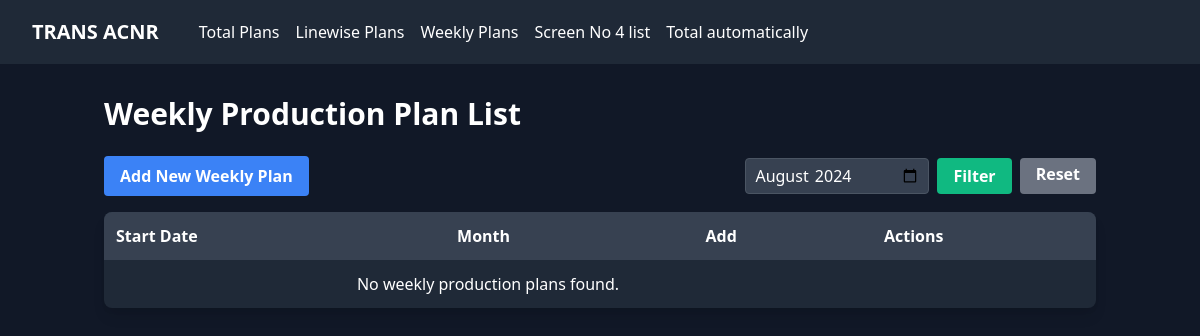
Before: /screen/weekly/ with the older database file.
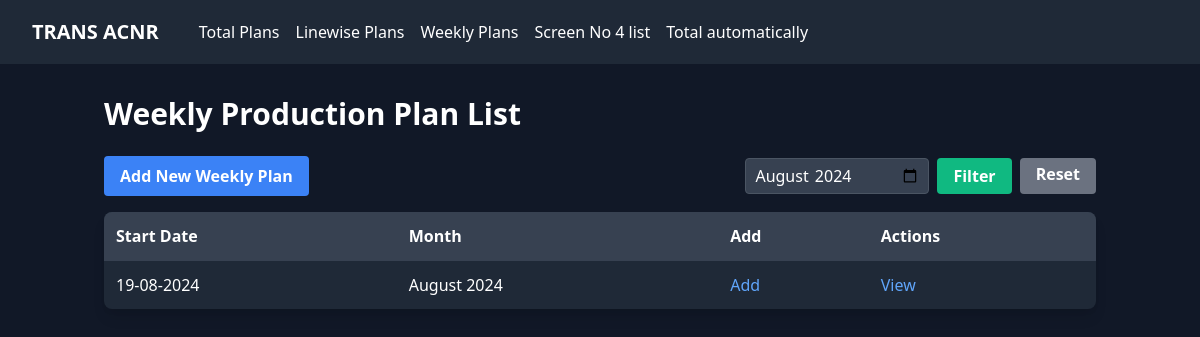
After: the same page with the newer database file.
### screen_app/form_models.py (models this page shows, shortened)
class WeeklyProductionPlan(models.Model):
    start_date = models.DateField()
    @property
    def month(self):
        return self.start_date.strftime('%B %Y')  # e.g., 'August 2024'

### screen_app/views.py (the view)
# urls.py: path('weekly/', WeeklyProductionPlanListView.as_view(), name='weekly_production_plan_list'),
class WeeklyProductionPlanListView(ListView):
    model = WeeklyProductionPlan
    template_name = 'weekly/production_plan_list.html'
    context_object_name = 'plans'
    paginate_by = 10
    def get_queryset(self):
        queryset = super().get_queryset()
        month = self.request.GET.get('month')
        if month:
            try:
                month_date = datetime.strptime(month, "%Y-%m")
                queryset = queryset.filter(start_date__year=month_date.year, start_date__month=month_date.month)
            except ValueError:
                pass
        return queryset
    def get_context_data(self, **kwargs):
        context = super().get_context_data(**kwargs)
        context['current_month'] = self.request.GET.get('month', datetime.now().strftime("%Y-%m"))
        return context

### screen_app/templates/weekly/production_plan_list.html (shortened to what this page needs)
{% extends 'base.html' %}
{% block content %}
<h1 class="text-3xl font-bold mb-6 text-white">Weekly Production Plan List</h1>
<div class="mb-4 flex flex-col sm:flex-row justify-between items-center space-y-4 sm:space-y-0">
    <a href="{% url 'add_weekly_production_plan' %}" class="bg-blue-500 hover:bg-blue-600 text-white font-bold py-2 px-4 rounded">
        Add New Weekly Plan
    </a>
    <form method="get" class="flex flex-col sm:flex-row space-y-2 sm:space-y-0 sm:space-x-2">
        <input type="month" name="month" value="{{ current_month }}"
               class="bg-gray-700 text-white border border-gray-600 rounded px-2 py-1 focus:outline-none focus:border-blue-500">
        <button type="submit" class="bg-green-500 hover:bg-green-600 text-white font-bold py-1 px-4 rounded">
            Filter
        </button>
        <a href="{% url 'weekly_production_plan_list' %}" class="bg-gray-500 hover:bg-gray-600 text-white font-bold py-1 px-4 rounded">
            Reset
        </a>
    </form>
</div>
<div class="bg-gray-800 rounded-lg shadow-lg overflow-hidden">
    <table class="w-full">
        <thead>
            <tr class="bg-gray-700">
                <th class="p-3 text-left text-white">Start Date</th>
                <th class="p-3 text-left text-white">Month</th>
                <th class="p-3 text-left text-white">Add </th>
                <th class="p-3 text-left text-white">Actions</th>
            </tr>
        </thead>
        <tbody>
            {% for plan in plans %}
            <tr class="border-t border-gray-700">
                <td class="p-3 text-white">{{ plan.start_date|date:"d-m-Y" }}</td>
                <td class="p-3 text-white">{{ plan.month }}</td>
                <td class="p-3 text-white">
                    <a href="{%url 'add_weekly_daily_plan' %} "class="text-blue-400 hover:text-blue-300">Add</a>
                </td>
                <td class="p-3">
                    <a href="{% url 'weekly_production_plan_detail' plan.pk %}" class="text-blue-400 hover:text-blue-300">View</a>
                </td>
            </tr>
            {% empty %}
            <tr>
                <td colspan="3" class="p-3 text-center text-white">No weekly production plans found.</td>
            </tr>
            {% endfor %}
        </tbody>
    </table>
</div>
{% endblock %}

Changed rows visible on the page:
added WeeklyProductionPlan: start_date "19-08-2024", month "August 2024"
Other visible differences:
text no longer shown: "No weekly production plans found."
